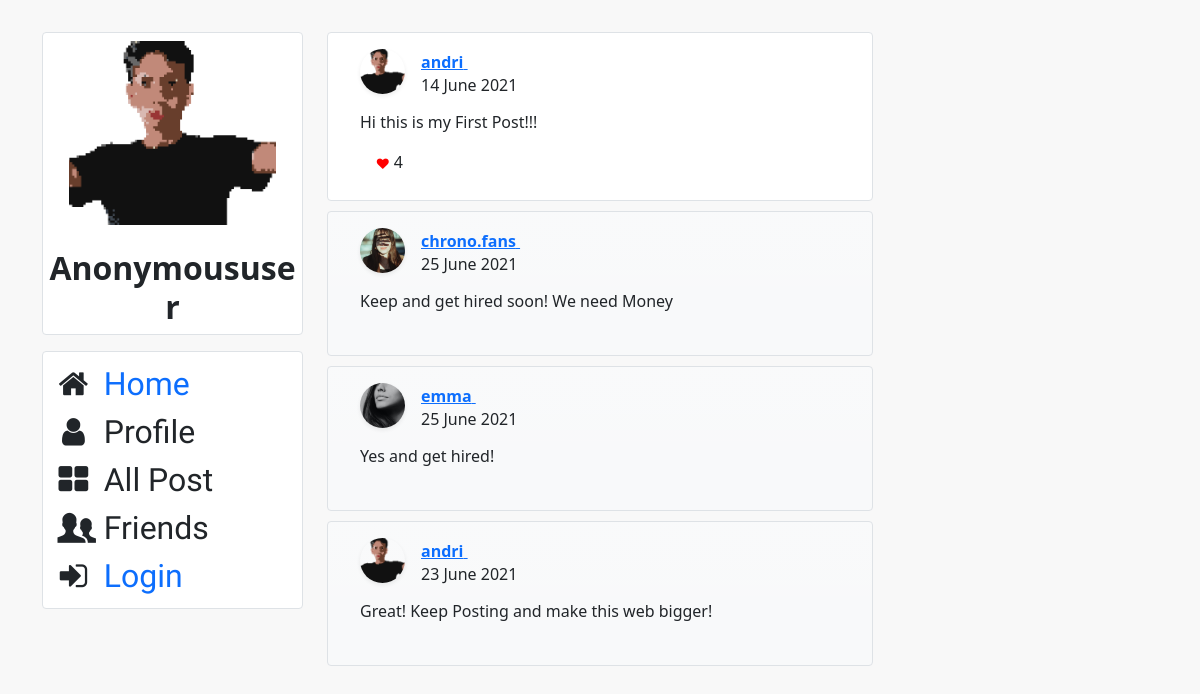
/sns/comments/1, run on the app's committed database.
### sns/models.py (models this page shows, shortened)
class Profile(models.Model):
    user = models.OneToOneField(to="resep.User", on_delete=models.CASCADE, related_name="user_a")
    user_avatar = models.ImageField(upload_to='user_avatar', blank=True)
    country = models.CharField(max_length = 64, blank=True)
    address = models.CharField(blank=True, max_length = 255)
    city = models.CharField(max_length = 64, blank=True)
    postcode = models.CharField(max_length = 64, blank=True)
    bio = models.TextField(blank=True)

class Post(models.Model):
    user = models.ForeignKey(to="resep.User", on_delete=models.CASCADE, related_name="user_p")
    body = models.TextField()
    like_count = models.IntegerField(default=0)
    date = models.DateTimeField(auto_now_add=True)
    image = models.ImageField(upload_to='user_image', blank=True)

class Sns_comments(models.Model):
    cid = models.UUIDField(primary_key=True, default=uuid.uuid4, editable=False)
    user = models.ForeignKey(to="resep.User", on_delete=models.CASCADE, related_name="user_comments")
    post = models.ForeignKey(Post, on_delete=models.CASCADE, related_name="post_comments")
    body = models.TextField()
    date = models.DateTimeField(auto_now_add=True)

### resep/models.py (models this page shows)
class User(AbstractUser):
    pass

### sns/views.py (the view)
# urls.py: path("comments/<int:item_id>", views.comments, name="sns_comments")
def comments(request, item_id):
    post = Post.objects.get(id=item_id)
    try:
        comments = Sns_comments.objects.filter(post=post).order_by('-date')
    except Sns_comments.DoesNotExist:
        comments = None
    if request.user.is_authenticated:
        profile_data = Profile.objects.filter(user=request.user).first()
        if request.method == "POST":
            body = request.POST["comments"]
            a = Sns_comments(user=request.user, post=post, body=body)
            a.save()
            return render(request, "network/comments.html", {
                "profile_data": profile_data,
                "comments": comments,
                "post": post,
            })
        else:
            return render(request, "network/comments.html", {
                    "profile_data": profile_data,
                    "comments": comments,
                    "post": post
                })
    else:
        a = post.user.id
        profile_data = Profile.objects.filter(user=a).first()
        return render(request, "network/comments.html", {
                        "profile_data": profile_data,
                        "comments": comments,
                        "post": post
                    })

### sns/templates/network/comments.html (shortened to what this page needs)
{% extends "network/layout.html" %}
{% load static %}
{% block side %}
<div class="col-md-3">
	<div class="card border mb-3">
		<div class="user_profile">
			<img class="profile_img avatar mb-0 mt-2" src="
			{% if profile_data.user_avatar %}
			{{ profile_data.user_avatar.url }}"
			{% else %}
			{% static 'network/profile.jpg' %}"
			{% endif %}
			alt="{{ user }}"><br>
			<h2 style="text-align: center"><b>{{ user|title }}</b></h2>
		</div>
	</div>
	<div class="card border mb-3 p-2">
		<div class="sidebar-block custom_font">
		{% if user.is_authenticated %}
			<i class="icon-home"></i> <a class="text-decoration-none" href="{% url 'sns_index' %}">Home</a><br>
			<i class="icon-user"></i> <a class="text-decoration-none" href="{% url 'profil' user.id %}">Profile</a><br>
			<i class="icon-th-large"></i> <a class="text-decoration-none" href="{% url 'all_posts' %}">All Post</a><br>
			<i class="icon-users"></i> <a class="text-decoration-none" href="{% url 'sns_friends' user.id %}">Friends</a><br>
			<i class="icon-logout"></i> <a class="text-decoration-none" href="{% url 'sns_logout' %}">Logout</a>
		{% else %}
			<i class="icon-home"></i> <a class="text-decoration-none" href="{% url 'sns_index' %}">Home</a><br>
			<i class="icon-user"></i> <span>Profile</span><br>
			<i class="icon-th-large"></i> <span>All Post</span><br>
			<i class="icon-users"></i> <span>Friends</span><br>
			<i class="icon-login"></i> <a class="text-decoration-none" href="{% url 'sns_login' %}">Login</a>
		{% endif %}
		</div>
	</div>
</div>
{% endblock %}
{% block body %}
<div class="col-md-6">
	<div class='card border out_b'>
		<div class='out_b'>
			<div class="card-body p-0 d-flex">
				<figure class="avatar me-3">
				{% if post.user.user_a.user_avatar.url %}
				<img src="{{post.user.user_a.user_avatar.url}}" alt="avater" class="fr_img shadow-sm rounded-circle w45">
				{% else %}
				<img src="{% static 'network/profile.jpg' %}" alt="avater" class="fr_img shadow-sm rounded-circle w45">
				{% endif %}
				</figure>
				<h6 class="mt-1">
				<a href="{% url 'profil' post.user.id %}">
					<b>{{ post.user }}</b>
				</a>&nbsp;&nbsp;
				<span class="d-block mt-1 lh-3"> {{ post.date|date:"j E Y" }}</span></h6>
			</div>
			<div class="mb-1" id="post_body_{{ post.id }}">
				{{ post.body }}
			</div>
			{% if user.is_authenticated and post.user != user %}
			<div>
				<form action="{% url 'like' post.id %}" method="POST">
				{% csrf_token %}
				<button name="like" id={{ post.id }} value="like" type="submit" class="cus_btn btn btn-outline-primary" onclick="like_counter({{ post.id }})";><i class="icon-up-open"></i></button>
				<i class="fa fa-heart" style="font-size:12px;color:red"></i><span id="like_{{ post.id }}">{{ post.like_count }}</span>&nbsp;
				<button name="like" id={{ post.id }} value="dislike" type="submit" class="cus_btn btn btn-outline-danger" onclick="dislike_counter({{ post.id }})";><i class="icon-down-open"></i></button>
				</form>
			</div>
			{% else %}
			<div>
				&nbsp;&nbsp;&nbsp;&nbsp;<i class="fa fa-heart" style="font-size:12px;color:red"></i><span id="like_{{ post.id }}">{{ post.like_count }}</span>&nbsp;
			</div>
			{% endif %}
		</div>
	</div>
	{% if comments %}
	{% for item in comments %}
	<div class='card border out_b bg-light bg-gradient'>
		<div class='out_b'>
			<div class="card-body p-0 d-flex">
				<figure class="avatar me-3">
				{% if item.user.user_a.user_avatar.url %}
				<img src="{{item.user.user_a.user_avatar.url}}" alt="avater" class="fr_img shadow-sm rounded-circle w45">
				{% else %}
				<img src="{% static 'network/profile.jpg' %}" alt="avater" class="fr_img shadow-sm rounded-circle w45">
				{% endif %}
				</figure>
				<h6 class="mt-1">
				<a href="{% url 'profil' item.user.id %}">
					<b>{{ item.user }}</b>
				</a>&nbsp;&nbsp;
				<span class="d-block mt-1 lh-3"> {{ item.date|date:"j E Y" }}</span></h6>
			</div>
			<div class="mb-1" id="post_body_{{ item.id }}">
					{{ item.body }}
			</div>
		</div>
	</div>
	{% endfor %}
	{% endif %}
</div>
{% endblock %}

### sns/static/network/css/styles.css (style rules this page uses)
body { background-color: #F8F8F8; margin-top: 2rem; }
.custom_font { font-family: 'Niconne', cursive; font-size: 2rem; }
.out_b { padding: 0.5rem 1rem; margin-bottom: 10px; }
.fa { margin-right: 5px; }
.user_profile { border-bottom: 1px; border-bottom-color: #2e2e2e; }
.profile_img { max-width:80%; max-height:80%; display: block; margin-left: auto; margin-right: auto; }
.fr_img { width:45px; height:45px; display: block; object-fit: cover; }

### data on the page
Profile: user_avatar (picture)
Post: user.user_a.user_avatar (picture), user "andri", date "14 June 2021", body "Hi this is my First Post!!!", like_count "4"
Sns_comments: user.user_a.user_avatar (picture), user "chrono.fans", date "25 June 2021", body "Keep and get hired soon! We need Money"
Sns_comments: user.user_a.user_avatar (picture), user "emma", date "25 June 2021", body "Yes and get hired!"
Sns_comments: user.user_a.user_avatar (picture), user "andri", date "23 June 2021", body "Great! Keep Posting and make this web bigger!"

### other printed values
{{ user|title }} "Anonymoususer"
